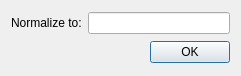
<?xml version="1.0" encoding="UTF-8"?>
<ui version="4.0">
 <class>ImpedanceRenormalizationDialog</class>
 <widget class="QDialog" name="ImpedanceRenormalizationDialog">
  <property name="geometry">
   <rect>
    <x>0</x>
    <y>0</y>
    <width>241</width>
    <height>76</height>
   </rect>
  </property>
  <property name="windowTitle">
   <string>S parameter renormalization</string>
  </property>
  <property name="modal">
   <bool>true</bool>
  </property>
  <layout class="QVBoxLayout" name="verticalLayout">
   <item>
    <layout class="QHBoxLayout" name="horizontalLayout">
     <item>
      <widget class="QLabel" name="label">
       <property name="text">
        <string>Normalize to:</string>
       </property>
      </widget>
     </item>
     <item>
      <widget class="SIUnitEdit" name="impedance"/>
     </item>
    </layout>
   </item>
   <item>
    <widget class="QDialogButtonBox" name="buttonBox">
     <property name="orientation">
      <enum>Qt::Horizontal</enum>
     </property>
     <property name="standardButtons">
      <set>QDialogButtonBox::Ok</set>
     </property>
    </widget>
   </item>
  </layout>
 </widget>
 <customwidgets>
  <customwidget>
   <class>SIUnitEdit</class>
   <extends>QLineEdit</extends>
   <header>CustomWidgets/siunitedit.h</header>
  </customwidget>
 </customwidgets>
 <resources/>
 <connections>
  <connection>
   <sender>buttonBox</sender>
   <signal>accepted()</signal>
   <receiver>ImpedanceRenormalizationDialog</receiver>
   <slot>accept()</slot>
   <hints>
    <hint type="sourcelabel">
     <x>248</x>
     <y>254</y>
    </hint>
    <hint type="destinationlabel">
     <x>157</x>
     <y>274</y>
    </hint>
   </hints>
  </connection>
  <connection>
   <sender>buttonBox</sender>
   <signal>rejected()</signal>
   <receiver>ImpedanceRenormalizationDialog</receiver>
   <slot>reject()</slot>
   <hints>
    <hint type="sourcelabel">
     <x>316</x>
     <y>260</y>
    </hint>
    <hint type="destinationlabel">
     <x>286</x>
     <y>274</y>
    </hint>
   </hints>
  </connection>
 </connections>
</ui>
